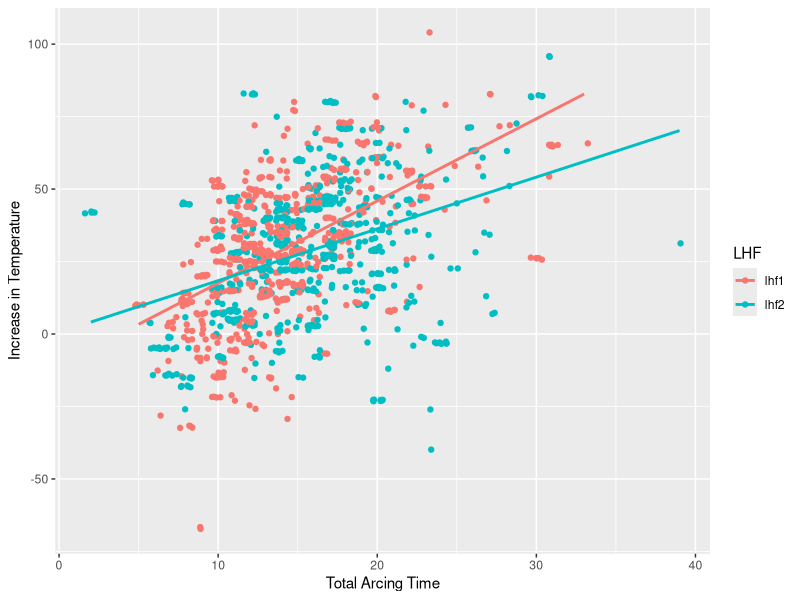
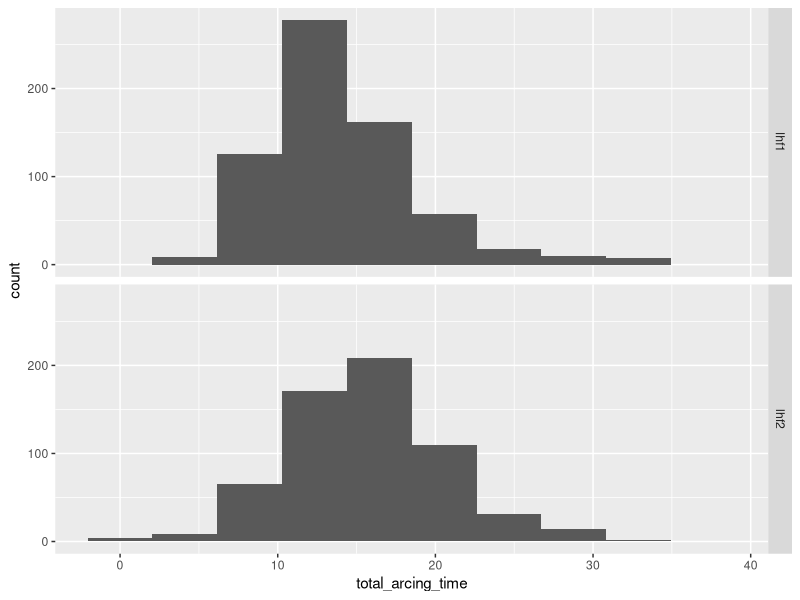
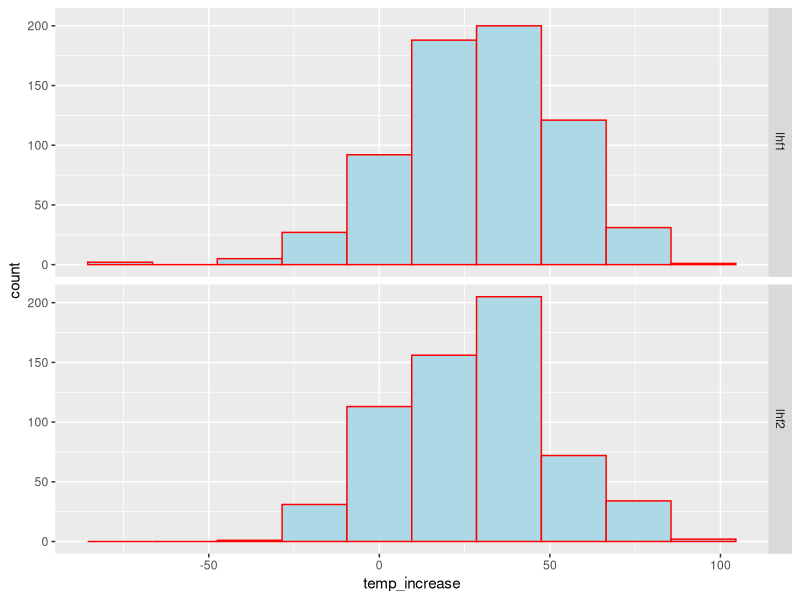
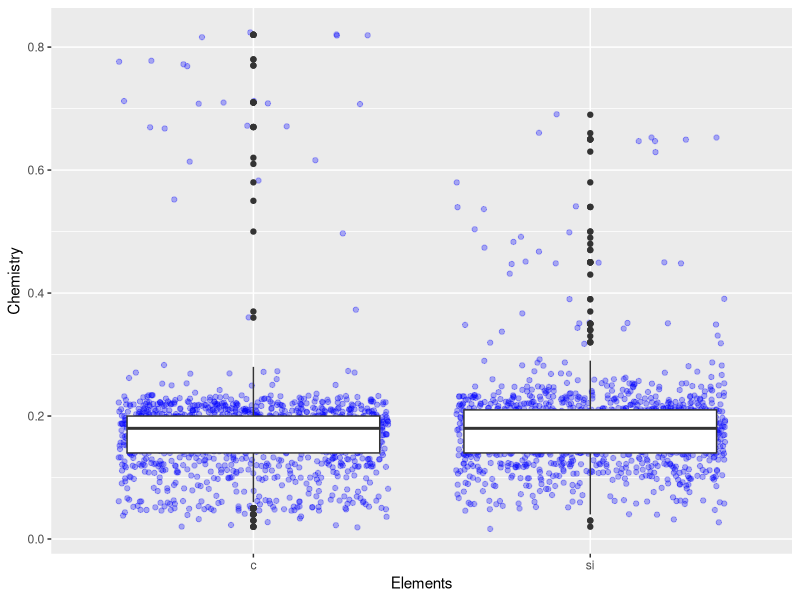
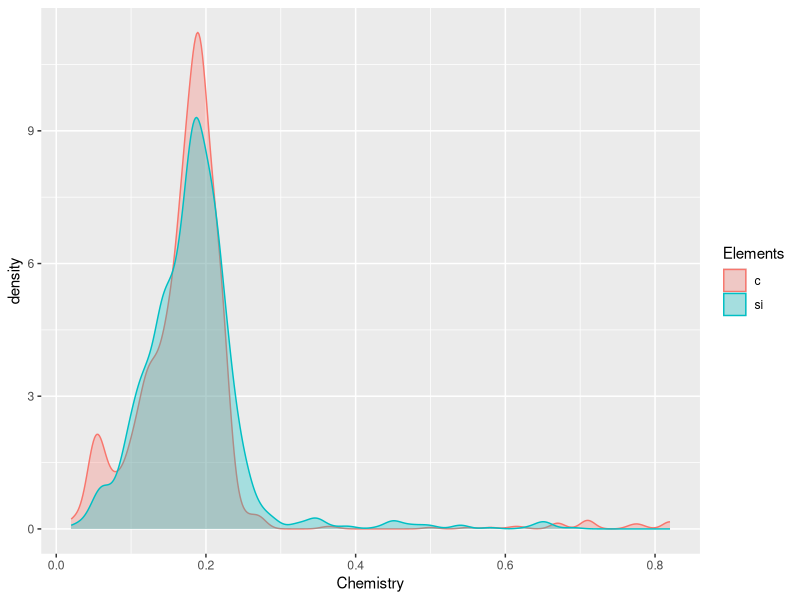
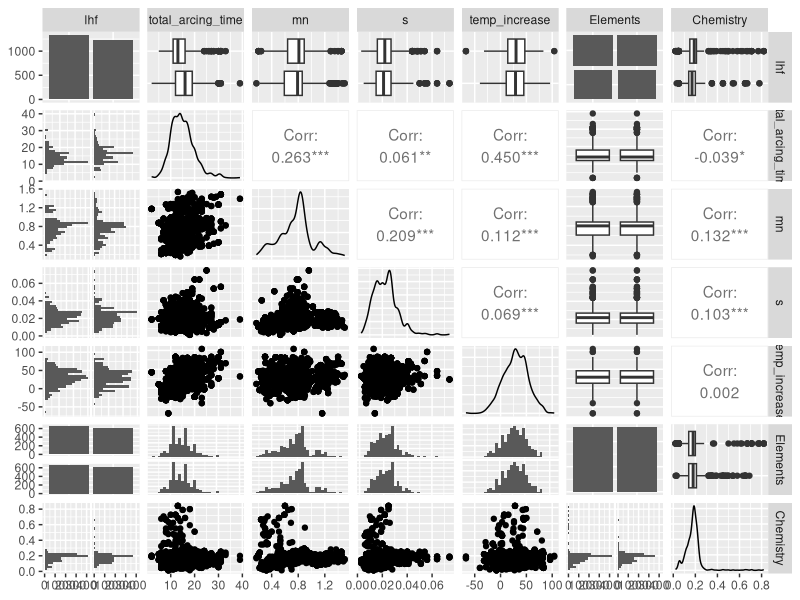

Here is the R script that generated these plots, in order:
## ---- chunk 1
knitr::opts_chunk$set(echo = TRUE)
## ---- chunk 2
library(dplyr)
library(tidyr)
library(ggplot2)
library(readxl)
library(lubridate)
## ---- chunk 3
# data is in the data folder of the workig directory
df <- read_excel("data/aprildata.xlsx")
# converting the data set from tibble to data frame
df <- as.data.frame(df)
# selectig the columns LHF & from 2 to 12
df <- df %>% select(LHF, 2:12)

# only taking the complete data set
df <- subset(df, complete.cases(df))
# changing the variable names
mynames <- c("LHF", "Heat_No", "LADLE_IN", "ARCING_START", "ARCING_END", 
             "INITIAL_TEMP", "FINAL_TEMP","Total_arcing_time", 
             "C", "Si", "Mn", "S")

mynames <- tolower(mynames)

names(df) <- mynames

# taking the only the part of the data set in which EDA will be done
df <- df %>% select("lhf", "heat_no", "initial_temp", "final_temp", 
                    "total_arcing_time", "c", "si", "mn", "s")

# recoding the factor lhf 2 and 1
df$lhf <- recode(df$lhf,  "LHF 2" = "lhf2", "LHF 1" = "lhf1" )

# taking the only the minutes of arching
df$total_arcing_time <- minute(df$total_arcing_time)
# creating columns of temp_increase
df_mod <- df%>% mutate (temp_increase = final_temp - initial_temp)
df_mod <- df_mod %>% select(-heat_no, - initial_temp, -final_temp)



## ---- chunk 4
head(df_mod, 10)
## ---- chunk 5
my_id <- length(df_mod$si)

for(i in 1:my_id) {
    if(df_mod$si[i] > 1){
        df_mod$si[i] = df_mod$si[i]/100
    }
}

for(i in 1:my_id) {
    if(df_mod$mn[i] > 3){
        df_mod$mn[i] = df_mod$mn[i]/10
    }
}

for(i in 1:my_id) {
    if(df_mod$mn[i] > 3){
        df_mod$mn[i] = df_mod$mn[i]/10
    }
}

## ---- chunk 6
# make basic scatter plot of arcing time vs temperature increase
sct_t_a <- ggplot(df_mod, aes(total_arcing_time, 
                              temp_increase, color = lhf)) +
    geom_point(position = "jitter") + 
    geom_smooth(method = "lm", se=F) + 
    ylab("Increase in Temperature") + 
    xlab("Total Arcing Time") +
    labs(color = "LHF")

print(sct_t_a)
## ---- chunk 7
# histogram
h_arctime <- ggplot(df_mod, aes(total_arcing_time)) + 
    geom_histogram(bins = 10) + 
    facet_grid(lhf ~ .)

print(h_arctime)

## ---- chunk 8
h_temp_increase <- ggplot(df_mod, aes(temp_increase)) + 
    geom_histogram(bins = 10, fill="light blue", color = "red") + 
    facet_grid(lhf ~ .) 

print(h_temp_increase)
## ---- chunk 9
# box_plot

df_mod2 <- df_mod %>% gather("c", "si",  
                             key = "Elements", value = "Chemistry")




b_plot <- ggplot(df_mod2, aes(Elements, Chemistry)) + 
    geom_point(color = "blue", alpha = .3, position = "jitter") +
    geom_boxplot()

print(b_plot )

## ---- chunk 10
d_plot <- ggplot(df_mod2, aes(x = Chemistry, 
                    color = Elements, fill = Elements)) + 
    geom_density(alpha = .3)

print(d_plot)
## ---- chunk 11
library(GGally)
ggpairs(df_mod2)
